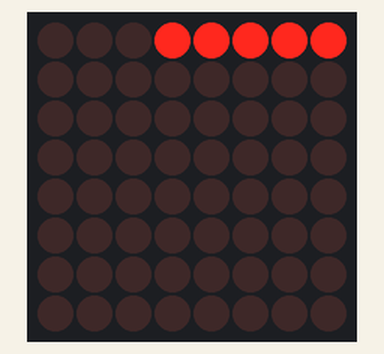
Recording of a sketch running on a simulated Arduino Uno, built with avr-gcc and run on an emulated ATmega328P. Shown: 8×8 LED matrix. Random numbers use the default seed unless the sketch sets one.

Above: at 0.1 s.
At 5.1 s:
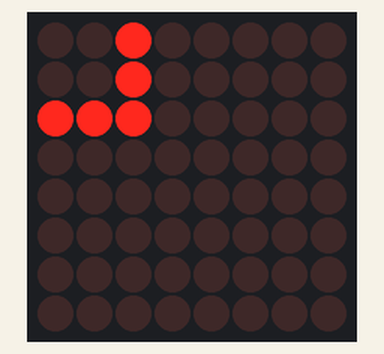
At 10.1 s:
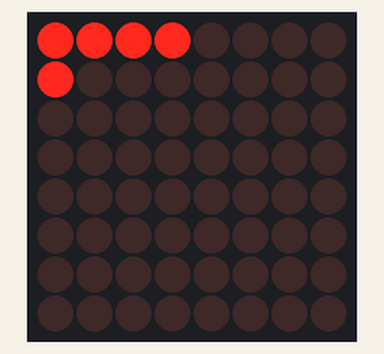
At 19.1 s:
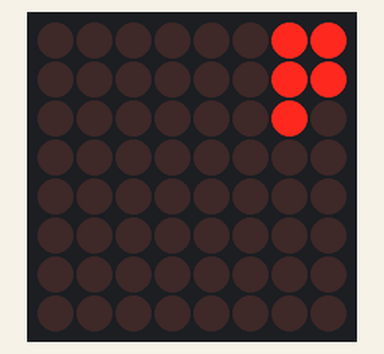
At 28.1 s:
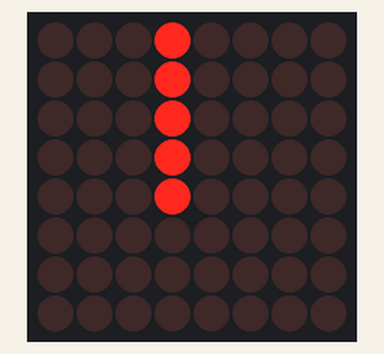
At 38.1 s:
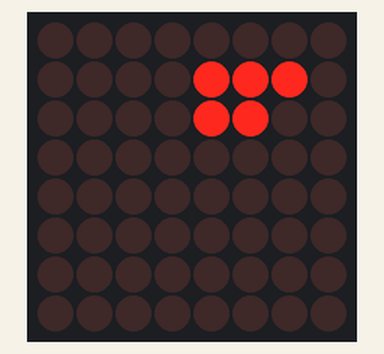

The sketch:

SnakeGame.ino
```cpp
#include <LedControl.h>

int xx[] = {0,1,2,3,4};
int yy[] = {0,0,0,0,0};

int headIdx = 4;

int loopVar = 0;

// DIN pin 11, CLK pin 13, CS pin 10, number of devices is 1
LedControl lc=LedControl(11,13,10,1);
int x = 0;
int y = 0;

void setup() {
    lc.shutdown(0,false);    // Wake up MAX7219
    lc.setIntensity(0,1);    // Set brightness (0--15)
    lc.clearDisplay(0);      // Clear display
    randomSeed(analogRead(0)); // nejaušu skaitļu ģenerators
}


void loop() {
    loopVar += 1;
    for (int row = 0; row < 8; row++) {
        byte pattern = 0b00000000;
        for (int scan = 0; scan < 5; scan++) {
            if (yy[scan] == row) {
                pattern = pattern ^ (1 << xx[scan]);
            }
        }
        lc.setRow(0, row, pattern);
    }

    int direction = random(0, 4);
    // int direction = 2*(loopVar % 2);

    int x = xx[headIdx];
    int y = yy[headIdx];
    bool doStep = 1;

    if (direction == 0) {
        x += 1;
    }
    else if (direction == 1) {
        x -= 1;
    }
    else if (direction == 2) {
        y += 1;
    }
    else {
        y -= 1;
    }

    if (x < 0 || x > 7 || y < 0 || y > 7) {
        doStep = 0;
    }
    for (int scan = 0; scan < 5; scan++) {
        if (x == xx[scan] && y == yy[scan]) {
            doStep = 0;
        }
    }

    if (doStep == 1) {
      headIdx = (headIdx + 1) % 5;
      xx[headIdx] = x % 8;
      yy[headIdx] = y % 8;
      delay(1000);
    }
}
```

Measured:
- what the display in image 1 shows lasts 1.0 s, from 5.0 s to 6.0 s
